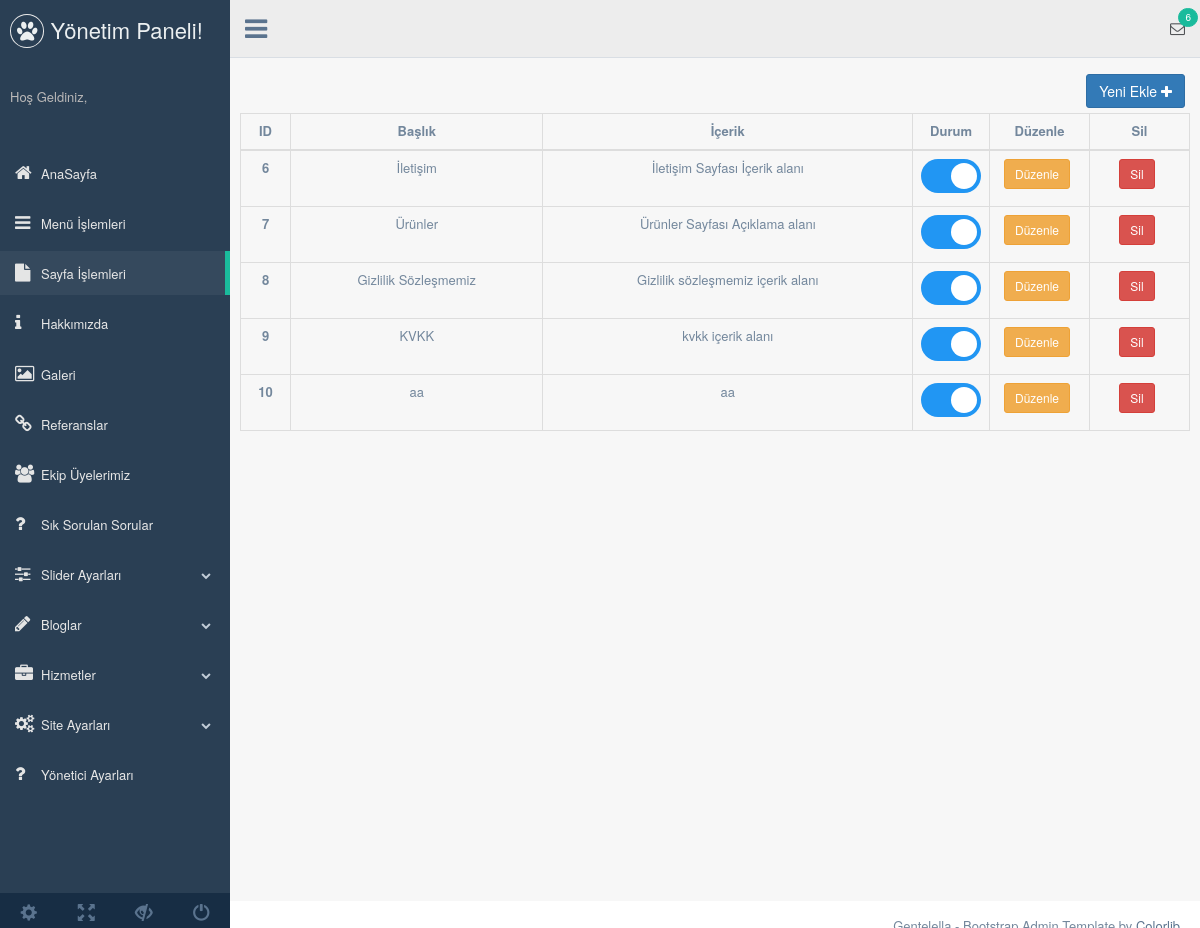
The app's page /admin/production/sayfa.php with its own data.
### tables this page shows
CREATE TABLE `sayfa` (
  `sayfa_id` int(11) NOT NULL,
  `baslik` varchar(250) NOT NULL,
  `sayfa_url` varchar(255) NOT NULL,
  `sayfa_resim` varchar(150) NOT NULL,
  `sayfa_icerik` text NOT NULL,
  `sayfa_keywords` varchar(255) NOT NULL,
  `sayfa_descr` varchar(255) NOT NULL,
  `sayfa_durum` tinyint(1) NOT NULL
);

### admin/functions/db.class.php (called while the page is built)
<?php
class Db{
    private $host = "localhost";
    private $username = "root";
    private $password = "";
    private $dbname = "admin";
    protected function connect()
    {
        try
        {
            $dsn = "mysql:host=".$this->host.";dbname=".$this->dbname;
            $pdo = new PDO($dsn,$this->username,$this->password);
            $pdo->setAttribute(PDO::ATTR_ERRMODE, PDO::ERRMODE_EXCEPTION);
            $pdo->setAttribute(PDO::ATTR_DEFAULT_FETCH_MODE, PDO::FETCH_OBJ);
            return $pdo;
        }
        catch(PDOException $e)
        {
            echo "Bağlantı Hatası: ".$e->getMessage();
        }
    }
}
?>

### admin/functions/functions.class.php (called while the page is built, shortened)
<?php
class sayfa extends Db
{
    public function sayfaGetir()
    {
        $query = "SELECT * FROM sayfa";
        $stmt = $this->connect()->prepare($query);
        $stmt->execute();
        return $stmt->fetchAll();
    }
}
?>

### admin/production/sayfa.php (the view, shortened to what this page needs)
<?php
require_once('../functions/db.class.php');
include "../functions/functions.class.php";
include "../production/inc/_header.php";
?>
<?php
$sayfa= new sayfa();
?>
<div class="right_col">
    <div class="row">
        <a href="sayfa-ekle.php" class="btn btn-primary" style="float:right; margin-top:6px;">Yeni Ekle <i class="fa fa-plus"></i></a>
        <table class="table table-bordered" style="text-align:center;">
                        <thead >
                            <tr >
                            <th scope="col" style="width: 50px; text-align:center;">ID</th>
                            <th scope="col" style="text-align:center;">Başlık</th>
                            <th scope="col" style="text-align:center;">İçerik</th>
                            <th scope="col" style="width: 50px; text-align:center;">Durum</th>
                            <th scope="col" style="width: 100px; text-align:center;">Düzenle</th>
                            <th scope="col" style="width: 100px; text-align:center;">Sil</th>
                            </tr>
                        </thead>
                        <?php
                            if($sayfa->sayfaGetir())
                            {
                                ?>
                                    <tbody>
                                        <?php
                                        foreach($sayfa->sayfaGetir() as $syf)
                                        {
                                            ?>
                                            <tr>
                                                <th scope="row" style="text-align:center;"><?php echo $syf->sayfa_id?></th>
                                                <td ><?php echo $syf->baslik?></td>
                                                <td ><?php echo $syf->sayfa_icerik?></td>
                                                <td style="text-align:center;">
                                                    <label class="switch">
                                                        <span class="slider round"></span>
                                                    </label>
                                                </td>
                                                <td><a href="sayfa-duzenle.php?sayfa_id=<?php echo $syf->sayfa_id?>" class="btn btn-warning btn-sm">Düzenle</a></td>
                                                <td><a href="sayfa.php?sayfa_id=<?php echo $syf->sayfa_id?>&islem=sil" class="btn btn-danger btn-sm">Sil</a></td>
                                            </tr>
                                            <?php
                                        }
                                        ?>
                                    </tbody>
                                <?php
                            }
                        ?>
        </table>
    </div>
</div>
<?php
include "../production/inc/_footer.php";
?>

### admin/production/inc/_header.php (shortened to what this page needs)
<!DOCTYPE html>
<html lang="tr">
  <head>
    <link href="../vendors/bootstrap/dist/css/bootstrap.min.css" rel="stylesheet">
    <link href="../vendors/font-awesome/css/font-awesome.min.css" rel="stylesheet">
    <link href="../vendors/nprogress/nprogress.css" rel="stylesheet">
    <link href="../vendors/iCheck/skins/flat/green.css" rel="stylesheet">
    <link href="../vendors/bootstrap-progressbar/css/bootstrap-progressbar-3.3.4.min.css" rel="stylesheet">
    <link href="../vendors/jqvmap/dist/jqvmap.min.css" rel="stylesheet"/>
    <link href="../vendors/bootstrap-daterangepicker/daterangepicker.css" rel="stylesheet">
    <link href="../build/css/custom.min.css" rel="stylesheet">
  </head>
  <body class="nav-md">
    <div class="container body">
      <div class="main_container">
        <div class="col-md-3 left_col">
          <div class="left_col scroll-view">
            <div class="navbar nav_title" style="border: 0;">
              <a href="index.html" class="site_title"><i class="fa fa-paw"></i> <span>Yönetim Paneli!</span></a>
            </div>
            <div class="profile clearfix">
              <div class="profile_info">
                <span>Hoş Geldiniz,</span>
              </div>
            </div>
            <br />
            <div id="sidebar-menu" class="main_menu_side hidden-print main_menu">
              <div class="menu_section">
                <ul class="nav side-menu">
                  <li>
                    <a href="index.php"><i class="fa fa-home"></i>AnaSayfa</a>
                  </li>
                  <li>
                    <a href="menu.php"><i class="fa fa-bars"></i>Menü İşlemleri</a>
                  </li>
                  <li>
                    <a href="sayfa.php"><i class="fa fa-file"></i>Sayfa İşlemleri</a>
                  </li>
                  <li>
                    <a href="hakkimizda.php"><i class="fa fa-info"></i>Hakkımızda</a>
                  </li>
                  <li>
                    <a href="galeri.php"><i class="fa fa-image"></i>Galeri</a>
                  </li>
                  <li>
                    <a href="referans.php"><i class="fa fa-link"></i>Referanslar</a>
                  </li>
                  <li>
                    <a href="takim.php"><i class="fa fa-users"></i>Ekip Üyelerimiz</a>
                  </li>
                  <li>
                    <a href="s.s.s.php"><i class="fa fa-question"></i>Sık Sorulan Sorular</a>
                  </li>
                  <li>
                    <a><i class="fa fa-sliders"></i>Slider Ayarları<span class="fa fa-chevron-down"></span></a>
                  </li>
                  <li>
                    <a><i class="fa fa-pencil"></i>Bloglar<span class="fa fa-chevron-down"></span></a>
                  </li>
                  <li>
                    <a><i class="fa fa-briefcase"></i>Hizmetler<span class="fa fa-chevron-down"></span></a>
                  </li>
                  <li>
                    <a><i class="fa fa-cogs"></i>Site Ayarları<span class="fa fa-chevron-down"></span></a>
                  </li>
                  <li>
                    <a href="yonetici.php"><i class="fa fa-question"></i>Yönetici Ayarları</a>
                  </li>
                </ul>
              </div>
            </div>
            <div class="sidebar-footer hidden-small">
              <a data-toggle="tooltip" data-placement="top" title="Settings">
                <span class="glyphicon glyphicon-cog" aria-hidden="true"></span>
              </a>
              <a data-toggle="tooltip" data-placement="top" title="FullScreen">
                <span class="glyphicon glyphicon-fullscreen" aria-hidden="true"></span>
              </a>
              <a data-toggle="tooltip" data-placement="top" title="Lock">
                <span class="glyphicon glyphicon-eye-close" aria-hidden="true"></span>
              </a>
              <a data-toggle="tooltip" data-placement="top" title="Logout">
                <span class="glyphicon glyphicon-off" aria-hidden="true"></span>
              </a>
            </div>
          </div>
        </div>
        <div class="top_nav">
          <div class="nav_menu">
            <nav>
              <div class="nav toggle">
                <a id="menu_toggle"><i class="fa fa-bars"></i></a>
              </div>
              <ul class="nav navbar-nav navbar-right">
                <li role="presentation" class="dropdown">
                  <a href="javascript:;" class="dropdown-toggle info-number" data-toggle="dropdown" aria-expanded="false">
                    <i class="fa fa-envelope-o"></i>
                    <span class="badge bg-green">6</span>
                  </a>
                </li>
              </ul>
            </nav>
          </div>
        </div>

### admin/production/inc/_footer.php (shortened to what this page needs)
 <footer>
          <div class="pull-right">
            Gentelella - Bootstrap Admin Template by <a href="https://colorlib.com">Colorlib</a>
          </div>
          <div class="clearfix"></div>
        </footer>
      </div>
    </div>
  </body>
</html>

### admin/production/inc/_header.php (style rules this page uses)
.switch { position: relative; display: inline-block; width: 60px; height: 34px; }
.slider { position: absolute; cursor: pointer; top: 0; left: 0; right: 0; bottom: 0; background-color: #ccc; -webkit-transition: .4s; transition: .4s; }
.slider:before { position: absolute; content: ""; height: 26px; width: 26px; left: 4px; bottom: 4px; background-color: white; -webkit-transition: .4s; transition: .4s; }
input:checked + .slider { background-color: #2196F3; }
input:checked + .slider:before { -webkit-transform: translateX(26px); -ms-transform: translateX(26px); transform: translateX(26px); }
.slider.round { border-radius: 34px; }
.slider.round:before { border-radius: 50%; }

### records on screen
sayfa: sayfa_id "6", baslik "İletişim", sayfa_icerik "İletişim Sayfası İçerik alanı"
sayfa: sayfa_id "7", baslik "Ürünler", sayfa_icerik "Ürünler Sayfası Açıklama alanı"
sayfa: sayfa_id "8", baslik "Gizlilik Sözleşmemiz", sayfa_icerik "Gizlilik sözleşmemiz içerik alanı"
sayfa: sayfa_id "9", baslik "KVKK", sayfa_icerik "kvkk içerik alanı"
sayfa: sayfa_id "10", baslik "aa", sayfa_icerik "aa"
